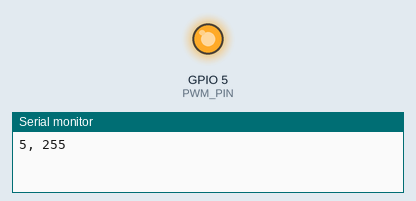
Recording of a sketch running on a simulated ESP32. On the bench: output pins drawn as LEDs (lit = HIGH), the last lines printed to the serial monitor.

Above: at 0.05 s.
At 29.9 s:
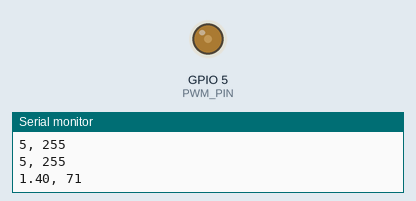
Timing chart, 0 to 39.0 s (numbered marks = the images above):
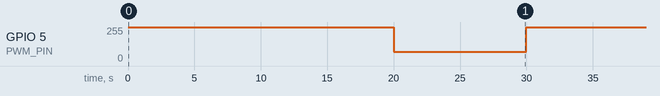

The sketch:

main.ino
```cpp
#define LEDC_CHANNEL_0 0
#define PWM_PIN 5

const float K = 5.0 / 5.00;
const int HIGH_VOLT = K * 255;
const int LOW_VOLT = K * 255 * (1.4 / 5.0);

void setup_pwm()
{
    ledcSetup(LEDC_CHANNEL_0, 5000, 8);
    ledcAttachPin(PWM_PIN, LEDC_CHANNEL_0);
}

void setup()
{
    Serial.begin(115200);
    ledcSetup(LEDC_CHANNEL_0, 490, 8);
    ledcAttachPin(PWM_PIN, LEDC_CHANNEL_0);
}

void loop()
{
    ledcWrite(LEDC_CHANNEL_0, 255);
    Serial.print(5);
    Serial.print(", ");
    Serial.print(255);
    Serial.println();
    delay(10000);

    ledcWrite(LEDC_CHANNEL_0, HIGH_VOLT);
    Serial.print(5);
    Serial.print(", ");
    Serial.print(HIGH_VOLT);
    Serial.println();
    delay(10000);

    ledcWrite(LEDC_CHANNEL_0, LOW_VOLT);
    Serial.print(1.4);
    Serial.print(", ");
    Serial.print(LOW_VOLT);
    Serial.println();
    delay(10000);
}
```

Measured:
- by itself, GPIO 5 (PWM_PIN): alternates 255/255 for 20.0 s and 71/255 for 10.0 s
